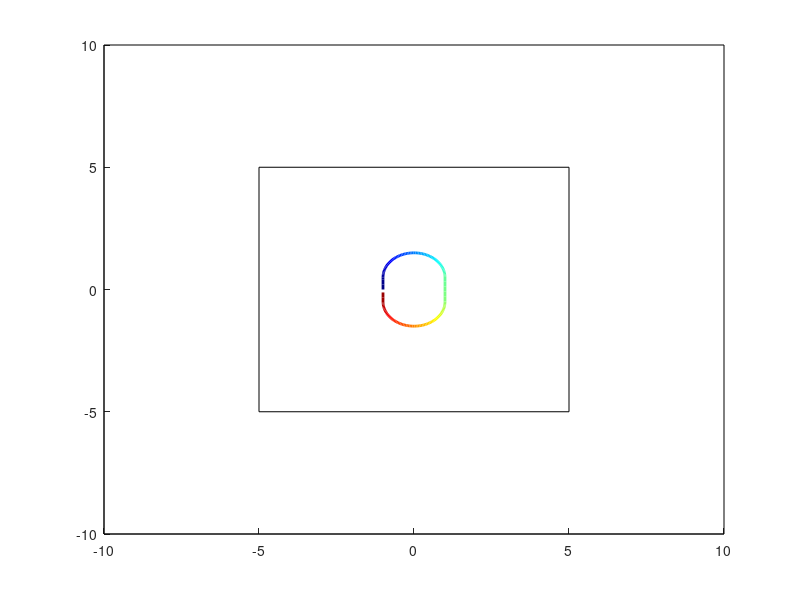

This chart was generated by the following MATLAB code:

% This function generates a sequence of 6d poses defining a trajectory
% around the simulated CityBlock dataset. The 6d poses can be computed
% in absolute or relative coordinates. The CityBlock world has it's origin
% at (0,0), interior walls at 5m and exterior walls at 10m.
% 
% Input:
%     coord   (0) if absolute (1) if relative. [default = 0]
%     fstep   incremental forward motion of the robot [default = 0.20m] 
%     zstep   incremental height change [default = 0];
%     rad     radius that defines the turning angle at the corners
%             [default = 1.0m]
%     nlaps   number of laps [default = 1];

function T = generateTrajectory(coord,fstep,zstep,rad,nlaps)

%****************************************************
% Validate args
%****************************************************
if(nargin < 1), coord = 0;   end
if(nargin < 2), fstep = 0.2; end
if(nargin < 3), zstep = 0.0; end
if(nargin < 4), rad   = 1.0; end
if(nargin < 5), nlaps = 1;   end

%****************************************************
% Compute trajectory
%****************************************************

spnt = [-1.0 0 1];

slim_up    = 1.5-rad;
slim_down  = -1.5+rad;
slim_left  = 1.0-rad;
slim_right = -1.0+rad;

T = [spnt 0 0 pi]; % [x y z roll pitch yaw]

for k=1:nlaps
    
    % left straight
    fixed_coord = T(end,1);
    nsteps = (slim_up - T(end,2))/fstep;
    for i=1:nsteps
        T = [T; fixed_coord T(end,2)+fstep T(end,3)+zstep 0 0 pi];
    end
    
    % top-left turn
    if(rad > 0)
        cx = slim_left;
        cy = slim_up;

        for ang=pi:-0.05:0.5*pi
            T = [T; rad*cos(ang) + cx rad*sin(ang)+cy T(end,3)+zstep 0 0 ang];
        end
    end

    % top straight
    nsteps = (slim_right - T(end,1))/fstep;
    fixed_coord = T(end,2);
    for i=1:nsteps
        T = [T; T(end,1)+fstep fixed_coord T(end,3)+zstep 0 0 0.5*pi];
    end
    
    % top-right turn
    if(rad > 0)
        cx = slim_right;
        cy = slim_up;

        for ang=0.5*pi:-0.05:0
            T = [T; rad*cos(ang) + cx rad*sin(ang)+cy T(end,3)+zstep 0 0 ang];
        end
    end

    % right straight
    nsteps = abs(slim_down - T(end,2))/fstep;
    fixed_coord = T(end,1);
    for i=1:nsteps
        T = [T; fixed_coord T(end,2)-fstep T(end,3)+zstep 0 0 0];
    end
    
    % bottom-right turn
    if(rad > 0)
        cx = slim_right;
        cy = slim_down;

        for ang=0:-0.05:-0.5*pi
            T = [T; rad*cos(ang) + cx rad*sin(ang)+cy T(end,3)+zstep 0 0 ang];
        end
    end
    
    % bottom straight
    nsteps = abs(slim_left - T(end,1))/fstep;
    fixed_coord = T(end,2);
    for i=1:nsteps
        T = [T; T(end,1)-fstep fixed_coord T(end,3)+zstep 0 0 -0.5*pi];
    end
    
    % bottom-left turn
    if(rad > 0)
        cx = slim_left;
        cy = slim_down;

        for ang=-0.5*pi:-0.05:-pi
            T = [T; rad*cos(ang) + cx rad*sin(ang)+cy T(end,3)+zstep 0 0 ang];
        end
    end
    
    % close loop (left)
    nsteps = (spnt(2) - T(end,2))/fstep; 
    fixed_coord = T(end,1);
    for i=1:nsteps
        T = [T; fixed_coord T(end,2)+fstep T(end,3)+zstep 0 0 pi];
    end

end

%****************************************************
% Draw simulated trajectory
%****************************************************

hold on;

%draw trajectory
plot3DCurveColormap(T);
%plot3(T(:,1),T(:,2),T(:,3),'-r');

%Draw inner walls
H = 10;
D = 5;
top = [-D D H; D D H; D -D H; -D -D H; -D D H];
bot = [-D D 0; D D 0; D -D 0; -D -D 0; -D D 0];
plot3(top(:,1),top(:,2),top(:,3),'-k');
plot3(bot(:,1),bot(:,2),bot(:,3),'-k');
line = [-D  D 0; -D  D H]; plot3(line(:,1),line(:,2),line(:,3),'-k');
line = [ D -D 0;  D -D H]; plot3(line(:,1),line(:,2),line(:,3),'-k');
line = [ D  D 0;  D  D H]; plot3(line(:,1),line(:,2),line(:,3),'-k');
line = [-D -D 0; -D -D H]; plot3(line(:,1),line(:,2),line(:,3),'-k');


%Draw outer walls
D = 10;
top = [-D D H; D D H; D -D H; -D -D H; -D D H];
bot = [-D D 0; D D 0; D -D 0; -D -D 0; -D D 0];
plot3(top(:,1),top(:,2),top(:,3),'-k');
plot3(bot(:,1),bot(:,2),bot(:,3),'-k');
line = [-D  D 0; -D  D H]; plot3(line(:,1),line(:,2),line(:,3),'-k');
line = [ D -D 0;  D -D H]; plot3(line(:,1),line(:,2),line(:,3),'-k');
line = [ D  D 0;  D  D H]; plot3(line(:,1),line(:,2),line(:,3),'-k');
line = [-D -D 0; -D -D H]; plot3(line(:,1),line(:,2),line(:,3),'-k');

%****************************************************
% Convert to robotics coord
%****************************************************

npoints = size(T,1);
T = [T(:,2) T(:,1) -T(:,3) T(:,[4 5]) pi*ones(npoints,1)-T(:,6)];


return

%%%%%%%%%%%%%%%%%%%%%%%%%%%%%%%%%%%%%%%%%%%%%%%%%%%%
function plot3DCurveColormap(curve)

    hold on;
    
    npoints = size(curve,1);
    
    map = colormap(jet(npoints));
    
    for i=1:npoints-1
        plot3(curve(i:i+1,1),... 
              curve(i:i+1,2),...
              curve(i:i+1,3),...
              '-','Color',map(i,:),...
              'LineWidth',2);
    end
    
return


